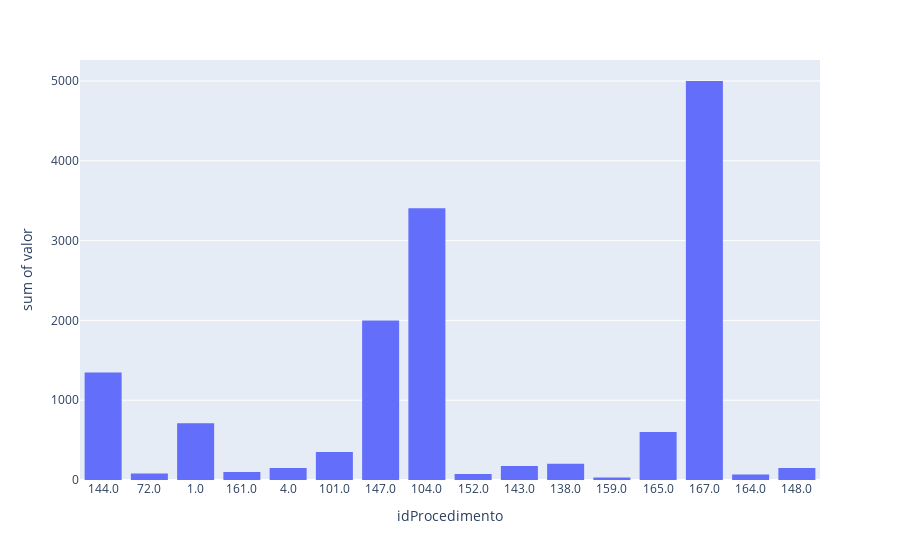

Notebook source saved alongside this figure:
### Code cell
#Procedimentos que mais geraram dinheiro

df['idProcedimento'] = df['idProcedimento'].astype(str)

df = df.dropna()
df = df.drop_duplicates()
grafico = px.histogram(data_frame=df, x='idProcedimento', y='valor')
grafico.show()

### Figure 1 — Plotly figure (JSON) as saved in the notebook; plotly's stock layout.template omitted (floating-point values rounded to 4 significant figures)
{"data": [{"alignmentgroup": "True", "bingroup": "x", "histfunc": "sum", "hovertemplate": "idProcedimento=%{x}<br>sum of valor=%{y}<extra></extra>", "legendgroup": "", "marker": {"color": "#636efa", "pattern": {"shape": ""}}, "name": "", "offsetgroup": "", "orientation": "v", "showlegend": false, "type": "histogram", "x": ["144.0", "144.0", "72.0", "1.0", "161.0", "4.0", "101.0", "101.0", "144.0", "1.0", "1.0", "144.0", "1.0", "1.0", "147.0", "147.0", "1.0", "104.0", "104.0", "104.0", "1.0", "147.0", "152.0", "144.0", "104.0", "144.0", "144.0", "152.0", "143.0", "138.0", "104.0", "159.0", "147.0", "165.0", "104.0", "167.0", "164.0", "104.0", "147.0", "104.0", "148.0"], "xaxis": "x", "y": [500, 200, 80, 200, 100, 150, 150, 200, 100, 50, 100, 75, 70, 150, 50, 500, 0, 29.9, 250, 100, 140, 1200, 15, 23.5, 300, 50, 400, 60, 175, 205, 500, 30, 0, 600, 0, 5000, 70, 225, 250, 2000, 150], "yaxis": "y"}], "layout": {"barmode": "relative", "legend": {"tracegroupgap": 0}, "margin": {"t": 60}, "xaxis": {"anchor": "y", "domain": [0, 1], "title": {"text": "idProcedimento"}}, "yaxis": {"anchor": "x", "domain": [0, 1], "title": {"text": "sum of valor"}}}}
